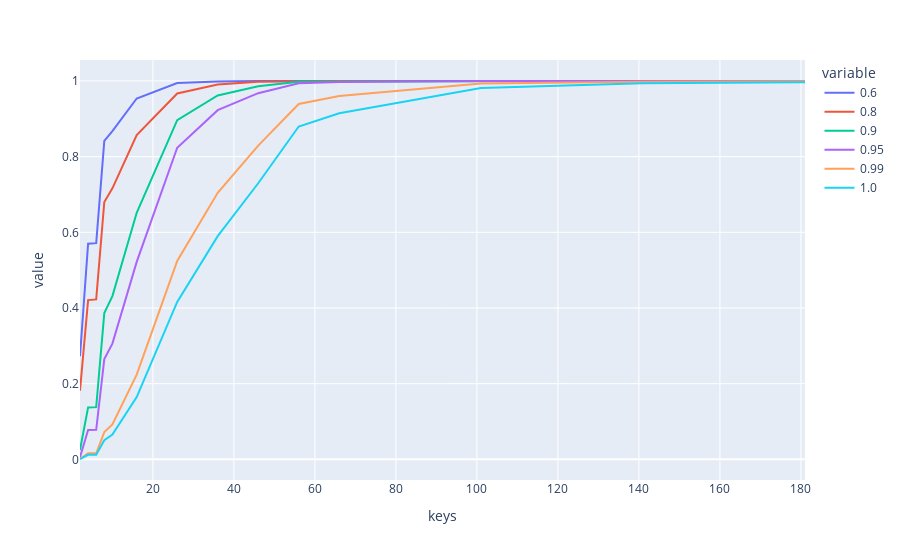

Notebook code cell kept with this figure:
### Code cell
keys = acrcy_dict1.keys()
values1 = acrcy_dict1.values()
values2 = acrcy_dict2.values()
values3 = acrcy_dict3.values()
values4 = acrcy_dict4.values()
values5 = acrcy_dict5.values()
values6 = acrcy_dict6.values()

df = pd.DataFrame()

df["keys"] = keys
df["0.6"]= values1
df["0.8"]= values2
df["0.9"]= values3
df["0.95"]= values4
df["0.99"]= values5
df["1.0"]= values6

fig = px.line(df, x=df["keys"], y=['0.6', '0.8', '0.9', '0.95', '0.99', '1.0'])
fig.show()

### Figure 1 — Plotly figure (JSON) as saved in the notebook; plotly's stock layout.template omitted (floating-point values rounded to 4 significant figures)
{"data": [{"hovertemplate": "variable=0.6<br>keys=%{x}<br>value=%{y}<extra></extra>", "legendgroup": "0.6", "line": {"color": "#636efa", "dash": "solid"}, "mode": "lines", "name": "0.6", "orientation": "v", "showlegend": true, "type": "scatter", "x": [2, 4, 6, 8, 10, 16, 26, 36, 46, 56, 66, 101, 141, 181], "xaxis": "x", "y": [0.2728, 0.5698, 0.5713, 0.8414, 0.8672, 0.9537, 0.9944, 0.9983, 0.9997, 0.9999, 0.9999, 0.9999, 0.9999, 0.9999], "yaxis": "y"}, {"hovertemplate": "variable=0.8<br>keys=%{x}<br>value=%{y}<extra></extra>", "legendgroup": "0.8", "line": {"color": "#EF553B", "dash": "solid"}, "mode": "lines", "name": "0.8", "orientation": "v", "showlegend": true, "type": "scatter", "x": [2, 4, 6, 8, 10, 16, 26, 36, 46, 56, 66, 101, 141, 181], "xaxis": "x", "y": [0.1815, 0.4209, 0.4228, 0.6802, 0.7163, 0.8572, 0.967, 0.9904, 0.9976, 0.9996, 0.9998, 0.9999, 0.9999, 0.9999], "yaxis": "y"}, {"hovertemplate": "variable=0.9<br>keys=%{x}<br>value=%{y}<extra></extra>", "legendgroup": "0.9", "line": {"color": "#00cc96", "dash": "solid"}, "mode": "lines", "name": "0.9", "orientation": "v", "showlegend": true, "type": "scatter", "x": [2, 4, 6, 8, 10, 16, 26, 36, 46, 56, 66, 101, 141, 181], "xaxis": "x", "y": [0.02488, 0.1373, 0.138, 0.3864, 0.4315, 0.6517, 0.8964, 0.9618, 0.9857, 0.9979, 0.9989, 0.9998, 0.9999, 0.9999], "yaxis": "y"}, {"hovertemplate": "variable=0.95<br>keys=%{x}<br>value=%{y}<extra></extra>", "legendgroup": "0.95", "line": {"color": "#ab63fa", "dash": "solid"}, "mode": "lines", "name": "0.95", "orientation": "v", "showlegend": true, "type": "scatter", "x": [2, 4, 6, 8, 10, 16, 26, 36, 46, 56, 66, 101, 141, 181], "xaxis": "x", "y": [0.00562, 0.07775, 0.07806, 0.2648, 0.3059, 0.522, 0.8235, 0.9228, 0.9677, 0.9939, 0.9971, 0.9997, 0.9998, 0.9998], "yaxis": "y"}, {"hovertemplate": "variable=0.99<br>keys=%{x}<br>value=%{y}<extra></extra>", "legendgroup": "0.99", "line": {"color": "#FFA15A", "dash": "solid"}, "mode": "lines", "name": "0.99", "orientation": "v", "showlegend": true, "type": "scatter", "x": [2, 4, 6, 8, 10, 16, 26, 36, 46, 56, 66, 101, 141, 181], "xaxis": "x", "y": [0.001249, 0.01582, 0.01582, 0.07213, 0.09232, 0.224, 0.5243, 0.7045, 0.829, 0.9391, 0.96, 0.9935, 0.9977, 0.999], "yaxis": "y"}, {"hovertemplate": "variable=1.0<br>keys=%{x}<br>value=%{y}<extra></extra>", "legendgroup": "1.0", "line": {"color": "#19d3f3", "dash": "solid"}, "mode": "lines", "name": "1.0", "orientation": "v", "showlegend": true, "type": "scatter", "x": [2, 4, 6, 8, 10, 16, 26, 36, 46, 56, 66, 101, 141, 181], "xaxis": "x", "y": [0.0009367, 0.01187, 0.01187, 0.05037, 0.06567, 0.1647, 0.416, 0.5899, 0.7297, 0.8797, 0.9144, 0.9814, 0.994, 0.9969], "yaxis": "y"}], "layout": {"legend": {"title": {"text": "variable"}, "tracegroupgap": 0}, "margin": {"t": 60}, "xaxis": {"anchor": "y", "domain": [0, 1], "title": {"text": "keys"}}, "yaxis": {"anchor": "x", "domain": [0, 1], "title": {"text": "value"}}}}
